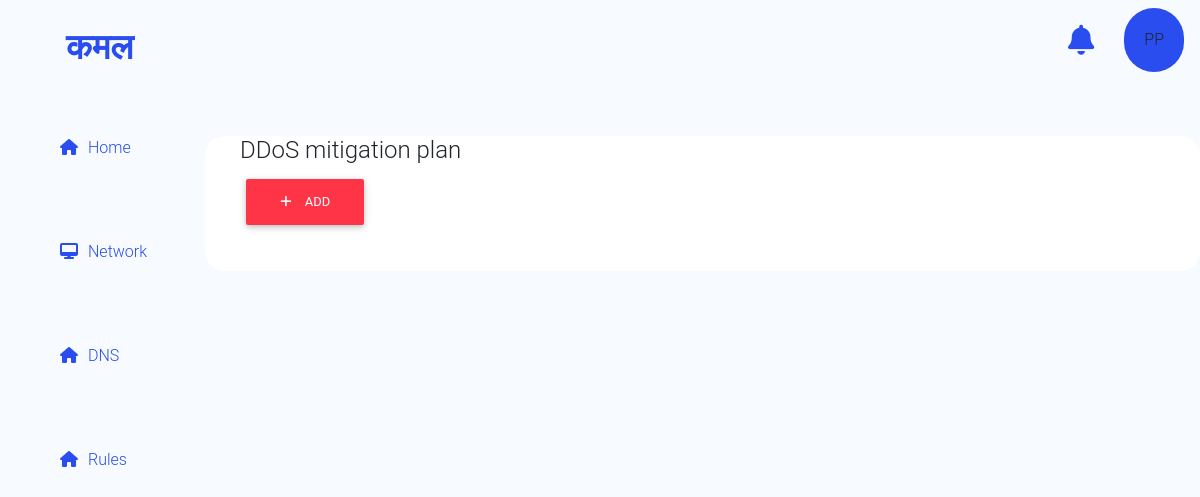
/network/, run on an earlier commit of the app's database.
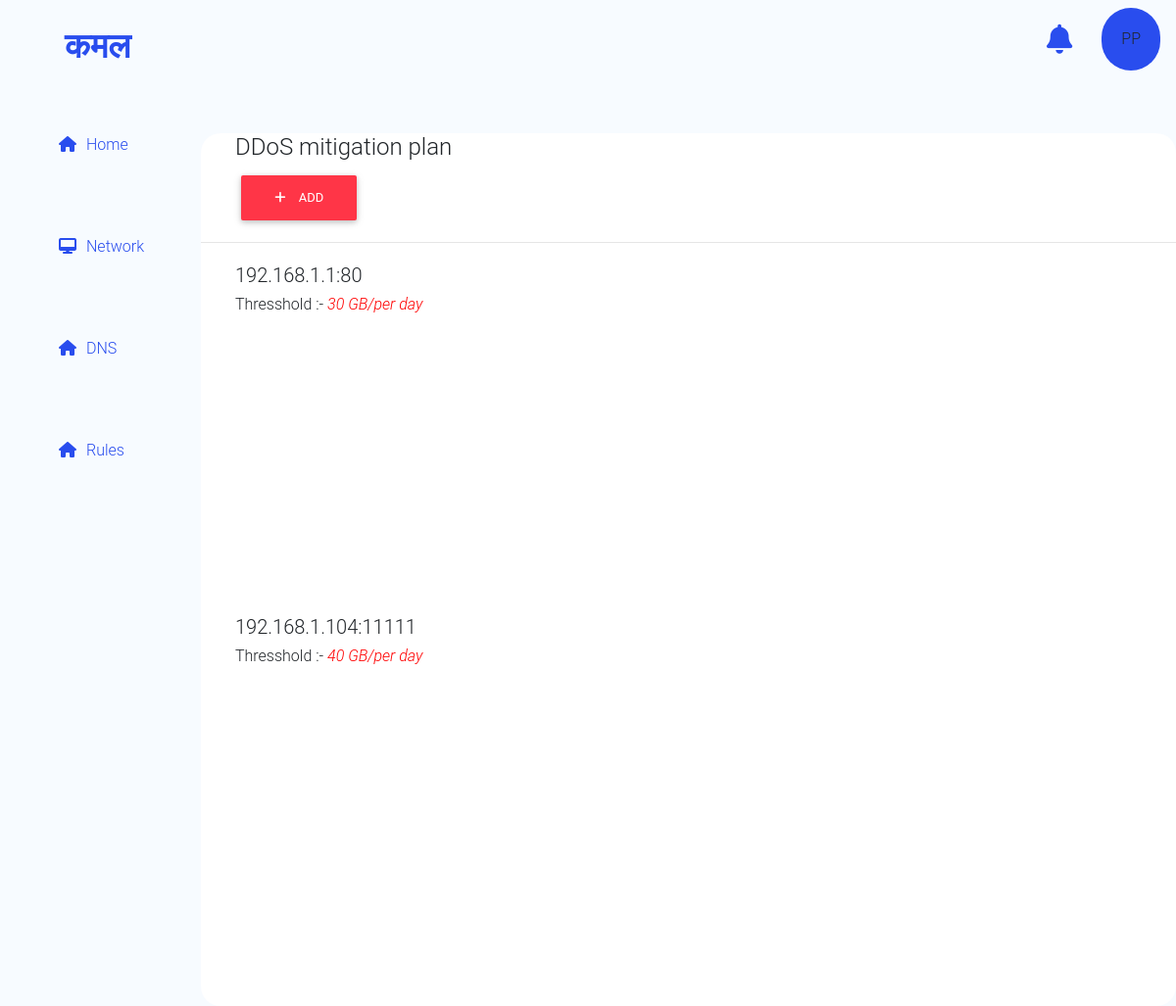
And on a later commit of the database.
### petal/models.py (models this page shows, shortened)
class ddosplan(models.Model):
    thresshold = models.IntegerField()
    ipaddrs = models.CharField(max_length=100)
    service = models.IntegerField()

### petal/views.py (the view, shortened to what this page needs)
# urls.py: path('network/', views.network.as_view(), name='Network'),
class network(View):
    template_name = "petal/network.html"
    content = {}
    def get(self, request):
        obj = ddosplan.objects.all()
        self.content['objects'] = obj
        return render(request, self.template_name, self.content)

### petal/templates/petal/network.html (shortened to what this page needs)
{% extends 'petal/scale.html' %}
{% load static %}
{% block content %}
<div class="col-lg-10">
    <div class="dashboard">
        <div class="row gaps">
            <div class="col-lg-12">
                <h4>DDoS mitigation plan</h4>
                <button class="btn btn-danger" onclick="window.location.href = '/add_plan/';"><i
                        class="fas fa-plus"></i>
                    Add</button>
            </div>
        </div>
        {% if objects %}
        <hr style="color: rgb(247, 251, 255); height: 5px;">
        {% for obj in objects %}
        <div class="row gaps">
            <div class="col-lg-12">
                <h5>{{ obj.ipaddrs }}:{{ obj.service }}</h5>
                <h6>Thresshold :- <i style="color: red;">{{ obj.thresshold }} GB/per day</i>
                </h6>
                <div id="{{ obj.service }}" style="width: 100%; height: 300px;"></div>
            </div>
        </div>
        {% endfor %}
        {% endif %}
    </div>
</div>
{% endblock %}

### petal/templates/petal/scale.html (shortened to what this page needs)
{% load static %}
<html>
<head>
    <link rel="stylesheet" type="text/css" href="{% static 'petal/css/bootstrap.min.css' %}">
    <link rel="stylesheet" type="text/css" href="{% static 'petal/css/mdb.min.css' %}">
    <link rel="stylesheet" type="text/css" href="{% static 'petal/css/custom.css' %}">
</head>
<body>
    {% include 'petal/notification.html' %}
    <div class="row">
        {% include 'petal/navigation.html' %}
        {% block content %}
        {% endblock %}
    </div>
</body>
</html>

### petal/templates/petal/notification.html (shortened to what this page needs)
<nav class="navbar navbar-light justify-content-between">
    <a class="navbar-brand title-name" style="color: rgb(41, 77, 238);" href="/">कमल</a>
    <form class="form-inline">
        <i class="fas fa-bell" style="font-size: 30px; color: rgb(41, 77, 238);"></i>
        <a style="background-color: rgb(41, 77, 238); margin-left: 20px; padding: 20px; border-radius: 50px">PP</a>
    </form>
</nav>

### petal/templates/petal/navigation.html
<div class="col-lg-2">
    <ul class="navigation">
        <li class="nav-link"><a href="/"><i class="fa fa-home" aria-hidden="true"></i>Home</li></a>
        <li class="nav-link"><a href="/network"><i class="fa fa-desktop" aria-hidden="true"></i>Network</li></a>
        <li class="nav-link"><a href="/dns"><i class="fa fa-home" aria-hidden="true"></i>DNS</li></a>
        <li class="nav-link"><a href="/rules"><i class="fa fa-home" aria-hidden="true"></i>Rules</li></a>
    </ul>
</div>

### static/petal/css/custom.css (style rules this page uses)
body { background-color: rgb(247, 251, 255) }
.navigation { list-style: none; height: 100vh; background-color: rgba(255, 255, 0, 0); position: fixed; }
.navigation li { padding: 40px 20px; }
a { text-decoration: none; color: rgb(41, 77, 238); }
.navbar-brand { font-size: 35px; font-weight: bold; }
i { margin-right: 10px; }
.dashboard { background-color: white; margin-top: 4%; height: 100%; border-radius: 20px; overflow: scroll; }
.gaps { margin-left: 20px; }

### petal/templates/petal/notification.html (style rules this page uses)
.navbar { box-shadow: none; }
a { color: rgb(41, 77, 238); }
.title-name { margin-left: 50px; }

What changed in the data, as far as the page shows it:
added ddosplan: ipaddrs "192.168.1.1", service "80", thresshold "30"
added ddosplan: ipaddrs "192.168.1.104", service "11111", thresshold "40"
